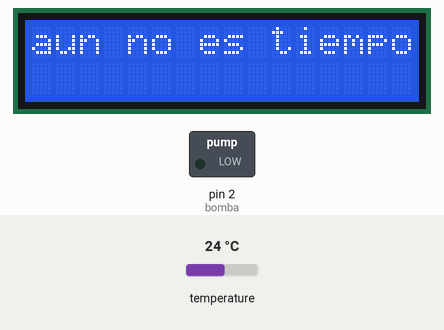
The sketch below on a simulated Arduino Uno, built with avr-gcc and run on an emulated ATmega328P. On the bench: 16×2 character LCD, switched loads named in the sketch (green lamp = pin HIGH). The test bench sets the inputs (shaded band); at power-on: temperature 24 °C. The local clock reads 2024-03-15 10:24:30 at power-on unless the sketch sets it; what the sketch prints to the serial monitor is not drawn.

Above: at 1.2 s.
1.3 s: temperature set to 12 °C
At 3.1 s:
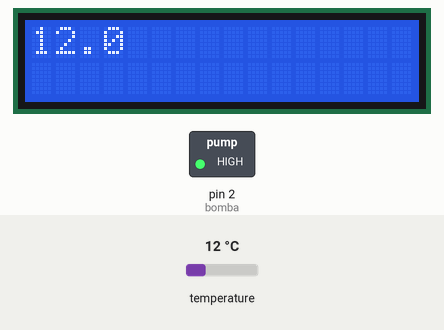
6.1 s: temperature set to 19 °C
At 7.4 s:
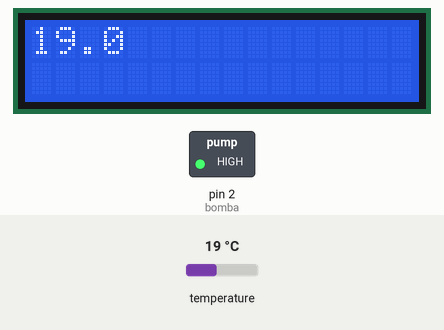
9.5 s: temperature set to 28 °C
At 12.3 s:
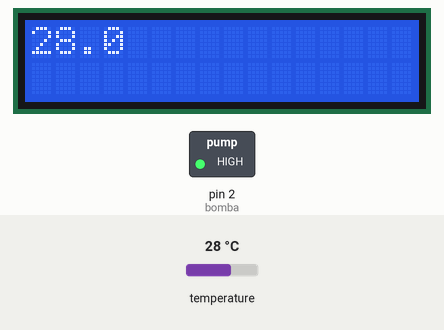
Timing chart, 0 to 13.8 s (numbered marks = the images above; inputs shaded):
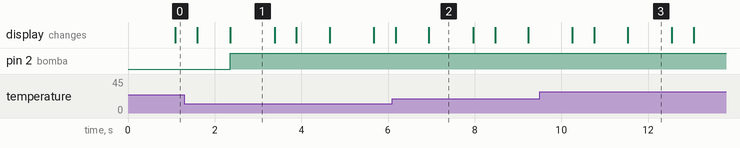

Measured:
- what the display in image 1 shows lasts 1.0 s, from 2.4 s to 3.4 s

The sketch:

frantic_densor1.ino
```cpp
#include <Wire.h>
#include <RTClib.h>
#include <LiquidCrystal_I2C.h>
#include <DallasTemperature.h>
#include <OneWire.h>
int bomba = 2;
RTC_DS3231 reloj;
#define pinbuzzer 8
#define ONE_WIRE_BUS 3
LiquidCrystal_I2C lcd(0x27, 16, 2);
OneWire oneWire(ONE_WIRE_BUS);
DallasTemperature sensors(&oneWire);


void setup() {
  Serial.begin(9600);
pinMode(bomba,OUTPUT);
lcd.init();
 lcd.backlight();
 lcd.clear();
if (! reloj.begin()) {
Serial.println("Modulo RTC no encontrado !");
while (1);
}
reloj.adjust(DateTime(__DATE__, __TIME__));
}


void loop() {
DateTime fecha = reloj.now();

Serial.print(" ");
Serial.print(fecha.hour());
Serial.print(":");
Serial.print(fecha.minute());
Serial.print(":");
Serial.println(fecha.second());
Serial.print(fecha.day());
Serial.print("/");
Serial.print(fecha.month());
Serial.print("/");
Serial.print(fecha.year());

delay(1000);

if(fecha.minute() == 37){
lcd.clear();
lcd.setCursor(0, 0);
 lcd.print("tirando el agua");
tone(pinbuzzer, 1000);
delay(1000);
noTone(pinbuzzer);
delay(1000);
digitalWrite(bomba,LOW);}

if(fecha.minute() < 37 ||fecha.minute() > 37){//se pone el rango para ver a que hora no regara
lcd.clear();
lcd.setCursor(0, 0); // X, Y
lcd.print("aun no es tiempo");
delay(500);
lcd.clear();
sensors.requestTemperatures();
lcd.print(sensors.getTempCByIndex(0),1);
 digitalWrite(bomba,HIGH);
}
}
```
